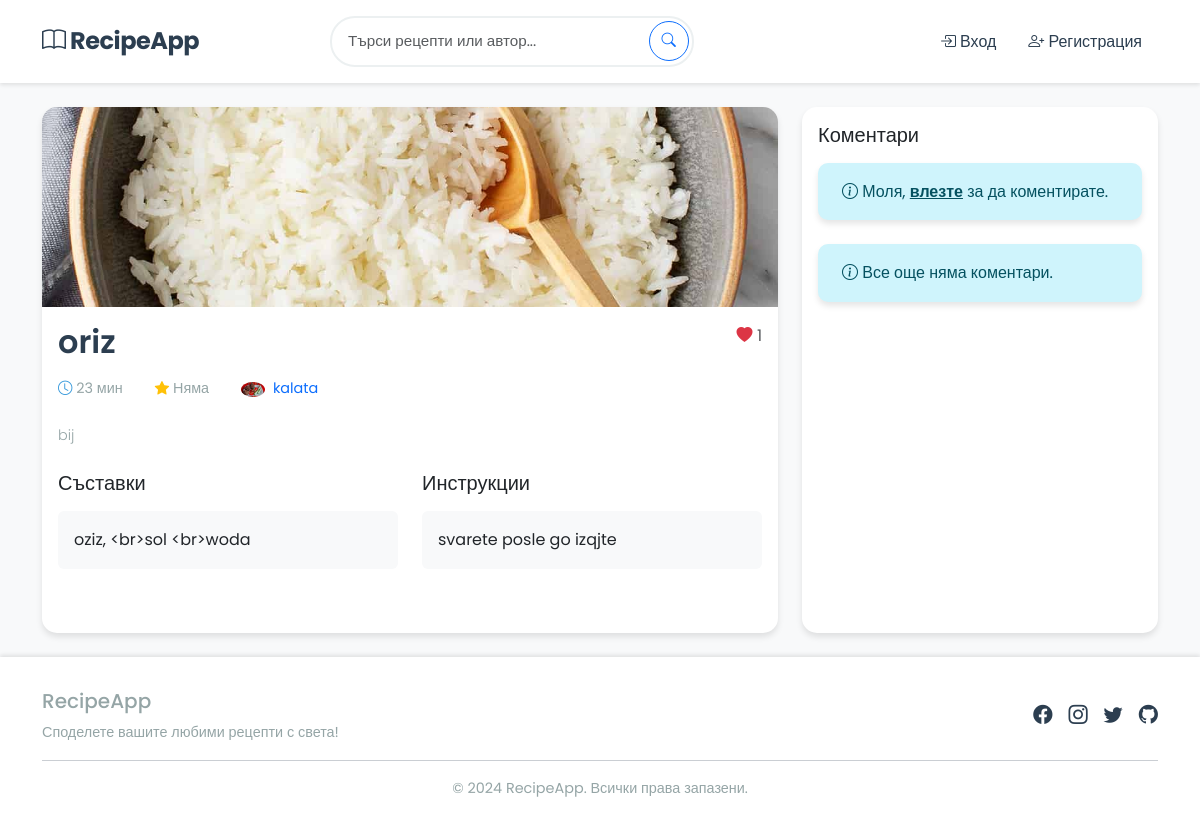
The app's page /recipe/1, older data.
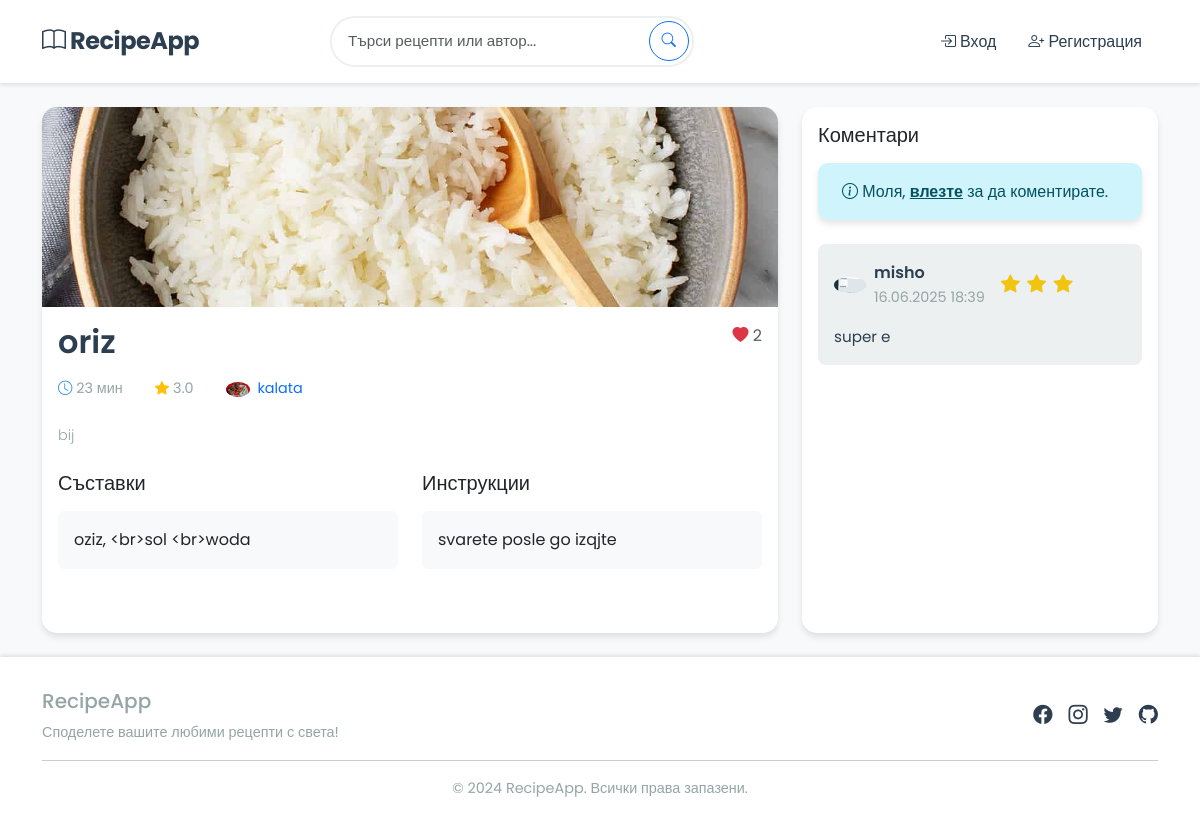
The same page, newer data.
### app.py (models this page shows, shortened)
class Comment(db.Model):
    id = db.Column(db.Integer, primary_key=True)
    content = db.Column(db.Text, nullable=False)
    rating = db.Column(db.Integer, nullable=False)
    created_at = db.Column(db.DateTime, default=datetime.utcnow)
    user_id = db.Column(db.Integer, db.ForeignKey('user.id'), nullable=False)
    recipe_id = db.Column(db.Integer, db.ForeignKey('recipe.id'), nullable=False)

class User(db.Model):
    id = db.Column(db.Integer, primary_key=True)
    username = db.Column(db.String(80), unique=True, nullable=False)
    email = db.Column(db.String(120), unique=True, nullable=False)
    password_hash = db.Column(db.String(128))
    profile_picture = db.Column(db.String(200))
    is_admin = db.Column(db.Boolean, default=False)
    recipes = db.relationship('Recipe', backref='author', lazy=True)
    comments = db.relationship('Comment', backref='author', lazy=True)
    favorites = db.relationship('Favorite', backref='user', lazy=True)

### app.py (the view, shortened to what this page needs)
@app.route('/recipe/<int:recipe_id>', methods=['GET', 'POST'])
def recipe_detail(recipe_id):
    recipe = Recipe.query.get_or_404(recipe_id)
    comments = Comment.query.filter_by(recipe_id=recipe.id).order_by(Comment.id.desc()).all()
    return render_template('recipe_detail.html', recipe=recipe, comments=comments)

### app.py (called while the page is built)
@app.template_filter('nl2br')
def nl2br(value):
    if value is None:
        return ''
    return value.replace('\n', '<br>')

    @property
    def average_rating(self):
        if not self.comments:
            return None
        return sum(comment.rating for comment in self.comments) / len(self.comments)

### templates/recipe_detail.html (shortened to what the changed rows need)
{% extends "base.html" %}
{% block content %}
<div class="row">
    <div class="col-lg-8">
        <div class="card mb-4">
            <div class="card-body">
                <div class="d-flex justify-content-between align-items-start mb-3">
                    <h1 class="card-title h2 mb-0">{{ recipe.title }}</h1>
                    <div class="d-flex align-items-center">
                        <span class="text-muted">
                            <i class="bi bi-heart-fill text-danger"></i> {{ recipe.favorites|length }}
                        </span>
                    </div>
                </div>
                <div class="recipe-meta mb-4">
                    <span class="me-3">
                        <i class="bi bi-clock"></i> {{ recipe.cooking_time }} мин
                    </span>
                    <span class="me-3">
                        <i class="bi bi-star-fill text-warning"></i>
                        {{ "%.1f"|format(recipe.average_rating) if recipe.average_rating is not none else 'Няма' }}
                    </span>
                    <a href="{{ url_for('profile', username=recipe.author.username) }}" class="text-decoration-none">
                        {% if recipe.author.profile_picture %}
                        <img src="{{ url_for('static', filename='profile_pics/' ~ recipe.author.profile_picture) }}"
                             alt="Profile" width="24" class="rounded-circle me-1">
                        {% else %}
                        <i class="bi bi-person-circle me-1"></i>
                        {% endif %}
                        {{ recipe.author.username }}
                    </a>
                </div>
            </div>
        </div>
    </div>
    <div class="col-lg-4">
        <div class="card mb-4">
            <div class="card-body">
                <h3 class="h5 mb-3">Коментари</h3>
                {% if current_user.is_authenticated %}
                <form method="POST" class="mb-4">
                    <div class="mb-3">
                        <label class="form-label">Оценка</label>
                        <div class="rating-input">
                            {% for i in range(5) %}
                            <input type="radio" name="rating" value="{{ i + 1 }}" id="rating{{ i + 1 }}" required>
                            <label for="rating{{ i + 1 }}"><i class="bi bi-star"></i></label>
                            {% endfor %}
                        </div>
                    </div>
                    <div class="mb-3">
                        <label class="form-label">Коментар</label>
                        <textarea name="content" class="form-control" rows="3" required></textarea>
                    </div>
                    <button type="submit" class="btn btn-primary w-100">
                        <i class="bi bi-send"></i> Изпрати
                    </button>
                </form>
                {% else %}
                <div class="alert alert-info">
                    <i class="bi bi-info-circle"></i> Моля, <a href="{{ url_for('login') }}" class="alert-link">влезте</a> за да коментирате.
                </div>
                {% endif %}
                {% if comments %}
                <div class="comments-list">
                    {% for comment in comments %}
                    <div class="comment mb-3">
                        <div class="comment-header">
                            <div class="d-flex align-items-center">
                                {% if comment.author.profile_picture %}
                                <img src="{{ url_for('static', filename='profile_pics/' ~ comment.author.profile_picture) }}"
                                     alt="Profile" width="32" class="rounded-circle me-2">
                                {% else %}
                                <i class="bi bi-person-circle me-2"></i>
                                {% endif %}
                                <div>
                                    <div class="comment-author">{{ comment.author.username }}</div>
                                    <div class="comment-date">{{ comment.created_at.strftime('%d.%m.%Y %H:%M') }}</div>
                                </div>
                            </div>
                            <div class="rating">
                                {% for i in range(comment.rating) %}
                                <i class="bi bi-star-fill"></i>
                                {% endfor %}
                            </div>
                        </div>
                        <div class="comment-content mt-2">
                            {{ comment.content }}
                        </div>
                    </div>
                    {% endfor %}
                </div>
                {% else %}
                <div class="alert alert-info">
                    <i class="bi bi-info-circle"></i> Все още няма коментари.
                </div>
                {% endif %}
            </div>
        </div>
    </div>
</div>
{% endblock %}

Row changes from the older to the newer data that the page shows:
added Comment: rating "3.0", profile_picture (picture), author.username "misho", created_at "16.06.2025 18:39", content "super e"
Text that changed along with them:
{{ recipe.favorites|length }}: "1" → "2"
text no longer shown: "Няма Все още няма коментари."
